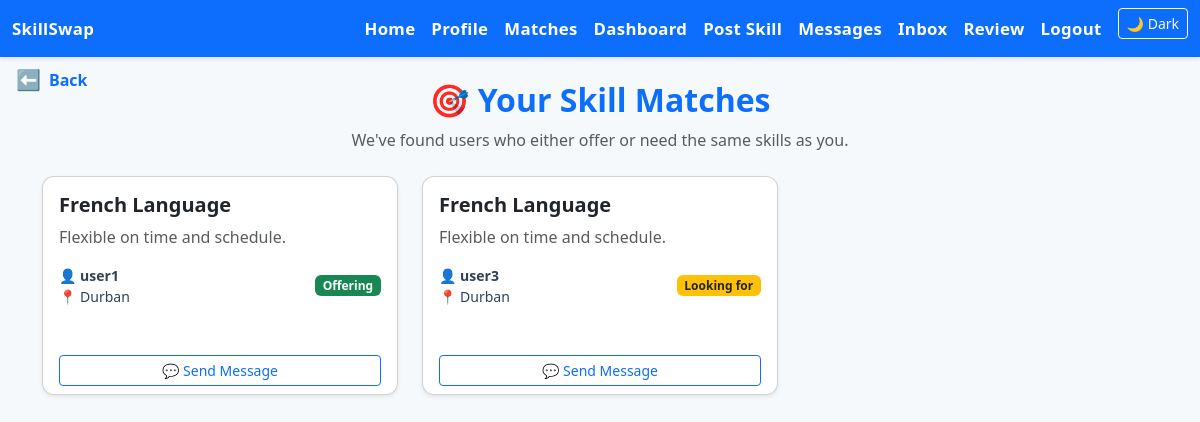
Page /matches/ (signed in) on the committed database.
### core/models.py (models this page shows, shortened)
class SkillListing(models.Model):
    user = models.ForeignKey(User, on_delete=models.CASCADE)
    skill = models.ForeignKey(Skill, on_delete=models.CASCADE)
    description = models.TextField()
    is_offer = models.BooleanField()
    created_at = models.DateTimeField(auto_now_add=True)

class Skill(models.Model):
    name = models.CharField(max_length=100)

class User(AbstractUser):
    bio = models.TextField(blank=True)
    location = models.CharField(max_length=100, blank=True)
    verified = models.BooleanField(default=False)
    video_intro_url = models.URLField(blank=True)
    profile_image = models.ImageField(upload_to='profile_images/', blank=True, null=True)

### core/views.py (the view)
# urls.py: path('matches/', views.match_list, name='matches'),
@login_required
def match_list(request):
    user_needs = SkillListing.objects.filter(user=request.user, is_offer=False)
    user_offers = SkillListing.objects.filter(user=request.user, is_offer=True)
    matches = []
    for need in user_needs:
        potential = SkillListing.objects.filter(skill=need.skill, is_offer=True).exclude(user=request.user)
        matches.extend(potential)
    for offer in user_offers:
        potential = SkillListing.objects.filter(skill=offer.skill, is_offer=False).exclude(user=request.user)
        matches.extend(potential)
    matches = list({m.id: m for m in matches}.values())
    return render(request, 'core/match_list.html', {'matches': matches})

### core/templates/core/match_list.html
{% extends 'core/base.html' %}
{% block content %}
<div class="fade-in">
  <div class="mb-4 text-center">
    <h2 class="fw-bold text-primary">🎯 Your Skill Matches</h2>
    <p class="text-muted">We've found users who either offer or need the same skills as you.</p>
  </div>
  {% if matches %}
  <div class="row">
    {% for match in matches %}
      <div class="col-md-4">
        <div class="card mb-4 shadow-sm custom-card h-100 d-flex flex-column justify-content-between">
          <div class="card-body">
            <h5 class="card-title fw-bold text-capitalize">{{ match.skill.name }}</h5>
            <p class="text-muted">{{ match.description|truncatewords:20 }}</p>
            <div class="d-flex justify-content-between align-items-center mt-3">
              <small>
                👤 <strong>{{ match.user.username }}</strong><br>
                📍 {{ match.user.location }}
              </small>
              <span class="badge {% if match.is_offer %}bg-success{% else %}bg-warning text-dark{% endif %}">
                {{ match.is_offer|yesno:"Offering,Looking for" }}
              </span>
            </div>
          </div>
          <div class="card-footer bg-transparent border-0">
            <a href="{% url 'messages' match.user.id %}" class="btn btn-sm btn-outline-primary w-100">
              💬 Send Message
            </a>
          </div>
        </div>
      </div>
    {% endfor %}
  </div>
  {% else %}
  <div class="alert alert-info text-center mt-4">
    <h5>No matches found yet.</h5>
    <p>Try posting more skills or exploring others’ listings!</p>
  </div>
  {% endif %}
</div>
{% endblock %}

### core/static/core/style.css (style rules this page uses)
body { background-color: #f6f9fc; font-family: 'Segoe UI', Tahoma, Geneva, Verdana, sans-serif; color: #1e293b; }
.card { background-color: #ffffff; box-shadow: 0 4px 12px rgba(0,0,0,0.08); border-radius: 12px; transition: transform 0.2s ease; }
h1, h2, h4 { font-weight: 700; color: #1e293b; }
p, small, label, .form-label { color: #334155; }
.fade-in { animation: fadeIn 0.6s ease-in; }

### rows in the picture
SkillListing: skill.name "French Language", description "Flexible on time and schedule.", user.username "user1", user.location "Durban", is_offer "Offering"
SkillListing: skill.name "French Language", description "Flexible on time and schedule.", user.username "user3", user.location "Durban", is_offer "Looking for"
